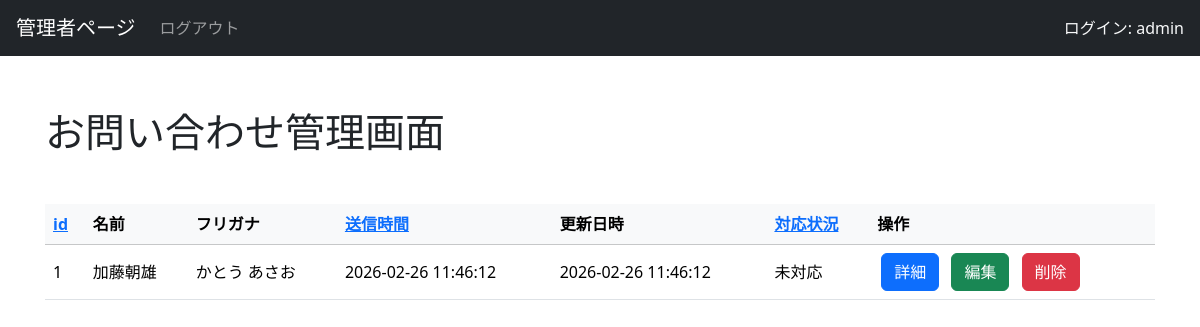
The app's page /admin/admin_contact.php (signed in) with its own data.
### tables this page shows
CREATE TABLE `contact` (
  `id` int(11) NOT NULL,
  `name` varchar(255) NOT NULL,
  `kana` varchar(255) NOT NULL,
  `email` varchar(255) NOT NULL,
  `message` text NOT NULL,
  `receive_date` datetime NOT NULL,
  `update_date` datetime NOT NULL,
  `status` int(3) NOT NULL
);

CREATE TABLE `support_status` (
  `id` int(11) NOT NULL,
  `status` varchar(255) NOT NULL,
  `create_date` datetime NOT NULL
);

### functions/function.php (called while the page is built, shortened)
<?php
function h($str)
{
    return htmlspecialchars($str, ENT_QUOTES, 'UTF-8');
}
function get_sort_params($sortable, $sort, $dir, $default_sort = "id", $default_dir = "asc")
{
    return [
        "sort" => $sort,
        "dir" => $dir,
        "order_by" => $sortable[$sort] . " " . strtoupper($dir),
    ];
}
function next_sort_dir($current_sort, $clicked_sort, $current_dir)
{
    if ($current_sort === $clicked_sort) {
        return $current_dir === "asc" ? "desc" : "asc";
    }
    return "asc";
}

### admin/admin_contact.php (the view, shortened to what this page needs)
<?php
require_once __DIR__ . "/../functions/function.php";
try {
    $db = db_connect();
    $sortable = [
        "contact_id" => "contact.id",
        "receive_date" => "contact.receive_date",
        "status" => "support_status.status",
    ];
    $sort_params = get_sort_params(
        $sortable,
        $_GET["sort"] ?? "contact_id",
        $_GET["dir"] ?? "asc",
        "contact_id"
    );
    $sql = "SELECT contact.id AS contact_id,contact.name AS contact_name,contact.kana AS contact_kana,contact.receive_date AS receive_date,contact.update_date AS update_date,support_status.status AS status
            FROM contact INNER JOIN support_status ON contact.status = support_status.id
            ORDER BY " . $sort_params["order_by"];
    $stmt = $db->prepare($sql);
    $stmt->execute();
    $datas = $stmt->fetchAll(PDO::FETCH_ASSOC);
} catch (PDOException $e) {
    set_admin_system_message(MsgContent::COMMON_EXCEPTION->value . $e->getMessage(), MsgStatus::ERROR);
    set_error_log($e->getMessage());
    header("location:index.php");
    exit();
}
?>
<!DOCTYPE html>
<html lang="ja">
<head>
    <link rel="stylesheet" href="https://cdn.jsdelivr.net/npm/bootstrap@5.3.8/dist/css/bootstrap.min.css">
</head>
<body>
    <?php include('admin-header.php');  ?>
    <main role="main" class="container" style="padding:60px 15px 0">
        <h1 class="my-5">お問い合わせ管理画面</h1>
        <div class="table-responsive">
            <table class="table table-hover align-middle">
                <thead class="table-light sticky-top">
                    <tr>
                        <th>
                            <a href="?sort=contact_id&dir=<?php echo next_sort_dir($sort_params['sort'], 'contact_id', $sort_params['dir']); ?>">id</a>
                        </th>
                        <th>名前</th>
                        <th>フリガナ</th>
                        <th>
                            <a href="?sort=receive_date&dir=<?php echo next_sort_dir($sort_params['sort'], 'receive_date', $sort_params['dir']); ?>">送信時間</a>
                        </th>
                        <th>更新日時</th>
                        <th>
                            <a href="?sort=status&dir=<?php echo next_sort_dir($sort_params['sort'], 'status', $sort_params['dir']); ?>">対応状況</a>
                        </th>
                        <th>操作</th>
                    </tr>
                </thead>
                <tbody>
                    <?php foreach ($datas as $data): ?>
                        <tr>
                            <td><?php echo $data["contact_id"]; ?></td>
                            <td><?php echo h($data["contact_name"]); ?></td>
                            <td><?php echo h($data["contact_kana"]); ?></td>
                            <td><?php echo $data["receive_date"]; ?></td>
                            <td><?php echo $data["update_date"]; ?></td>
                            <td><?php echo $data["status"]; ?></td>
                            <td><a href="admin_contact_detail.php?id=<?php echo $data["contact_id"]; ?>"><button type="button" class="btn btn-primary mx-1">詳細</button></a>
                                <a href="admin_contact_edit.php?id=<?php echo $data["contact_id"]; ?>"><button type="button" class="btn btn-success mx-1">編集</button></a>
                                <a href="admin_contact_delete.php?id=<?php echo $data["contact_id"]; ?>"><button type="button" class="btn btn-danger mx-1">削除</button></a>
                            </td>
                        </tr>
                    <?php endforeach; ?>
                </tbody>
            </table>
        </div>
    </main>
</body>
</html>

### records on screen
contact: id "1", name "加藤朝雄", kana "かとう あさお", receive_date "2026-02-26 11:46:12", update_date "2026-02-26 11:46:12", status.status "未対応"

### other values on screen
$_SESSION["admin_user_name"] "admin"
